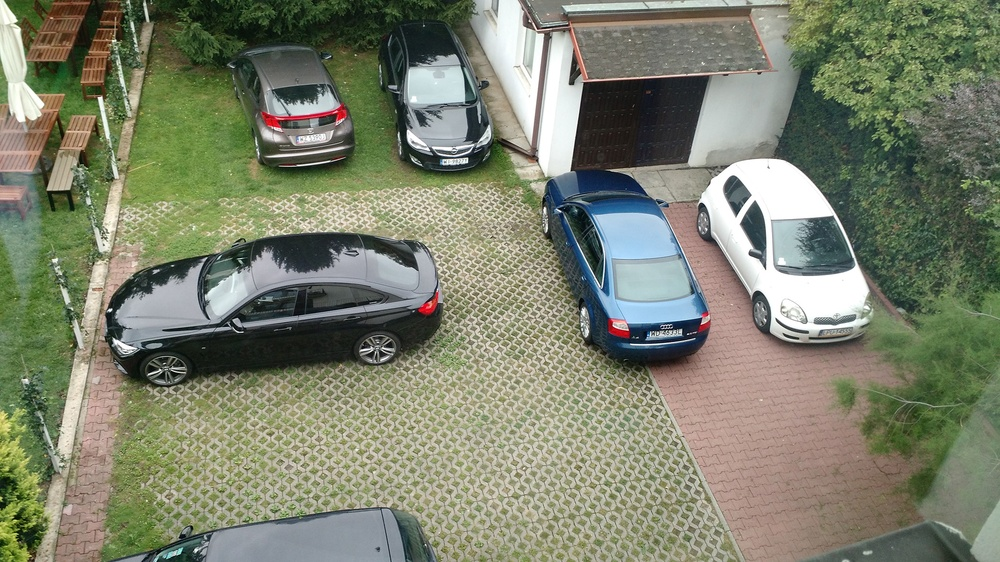
#> input picture static-image_2048.jpg, 1000 x 562 px, shrunk from 2048 x 1152 before the run
$ python camera_local_img2.py   (older library calls are emulated)
#> lines starting #> are read from the running program, lines starting #| are printed output that depends on the picture; after the words box and inside, x2 and y2 are one past the last pixel; in counts of white or black regions, pixels touching at a corner belong together
# import the necessary packages
import cv2
import numpy as np

clasificators = ['cars', 'cas1']
clasificator = clasificators[1]

if clasificator is 'cars':
    cascade_src = './cars.xml'
elif clasificator is 'cas1':
    cascade_src = './cas1.xml'


car_cascade = cv2.CascadeClassifier(cascade_src)

# grab the raw NumPy array representing the image,
# then initialize the timestamp, and occupied/unoccupied text
image = cv2.imread('./static-image_2048.jpg')
#> image is the input picture: shape (562, 1000, 3); mean B, G, R 109.5, 130.1, 125.2

original = np.copy(image)

if image is None:
    print('Can not read/find the image.')
    exit(-1)

gray = cv2.cvtColor(image, cv2.COLOR_BGR2GRAY)
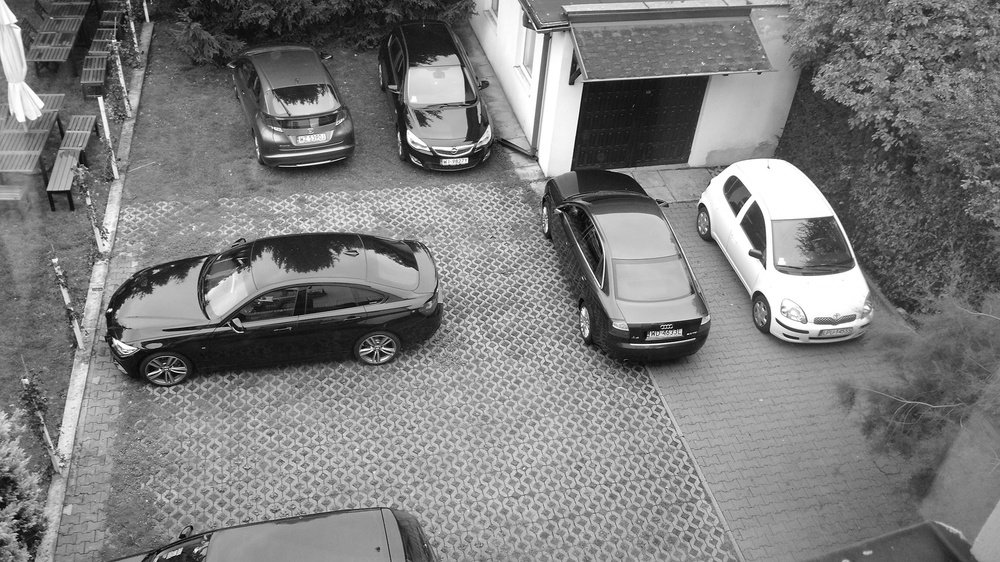
#> gray: shape (562, 1000); min 0, max 255, mean 126.3
blurred = cv2.GaussianBlur(gray, (13, 13), 0)
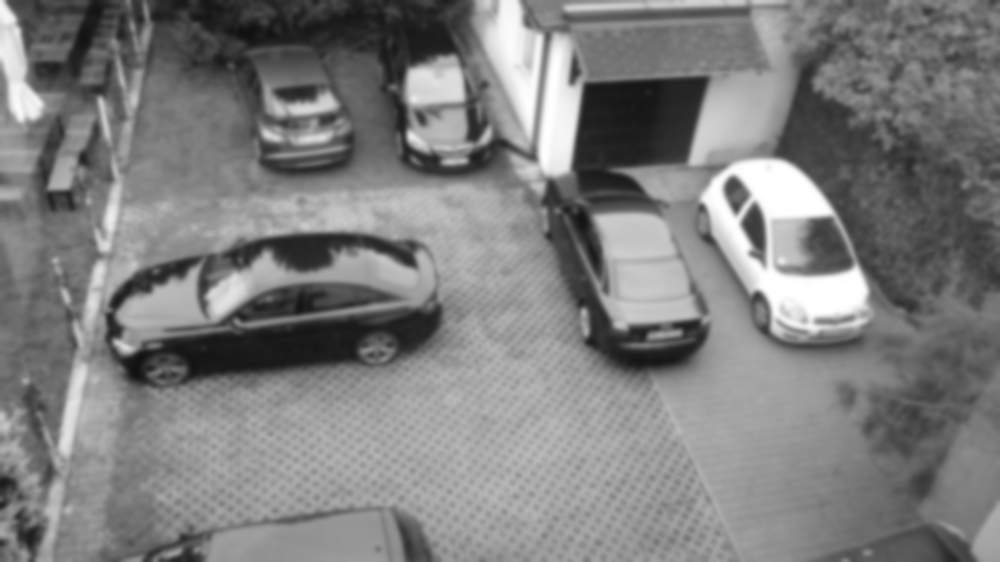
#> blurred: shape (562, 1000); min 16, max 255, mean 126.3

# changed_image = cv2.Canny(blurred, 10, 200)
# edges = cv2.Canny(blurred, 10, 300)

changed_image = cv2.fastNlMeansDenoising(blurred, None, 7, 21, 8)

# changed_image = gray
# cv2.imwrite('./last_image.jpg', changed_image, [int(cv2.IMWRITE_JPEG_QUALITY), 10])


if clasificator is 'cars':
    cars = car_cascade.detectMultiScale(changed_image,
                                        scaleFactor=1.1,
                                        minNeighbors=1,
                                        minSize=(150, 150))

elif clasificator is 'cas1':
    cars = car_cascade.detectMultiScale(changed_image,
                                        scaleFactor=1.1515,
                                        minNeighbors=3,
                                        minSize=(150, 150),
                                        flags=cv2.cv.CV_HAAR_SCALE_IMAGE)
#> cars = [[730, 179, 186, 186], [560, 203, 182, 182]]

for (x, y, w, h) in cars:
    cv2.rectangle(image, (x, y), (x+w, y+h), (0, 0, 255), 4)
#> this loop made 2 passes
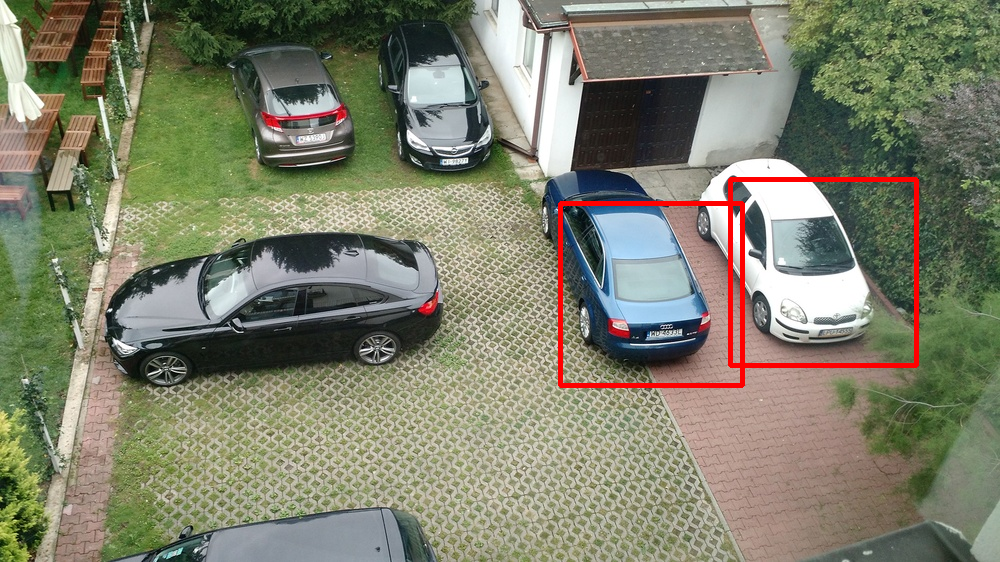
#> image: shape (562, 1000, 3); 1.3% of pixels changed, all inside (x1, y1, x2, y2) = (558, 177, 919, 388)

cv2.imshow("Frame", image)

cv2.imwrite('./last_image.jpg', image, [int(cv2.IMWRITE_JPEG_QUALITY), 10])

target = open('./last_count.txt', 'w')
target.truncate()
target.write(u'{}'.format(len(cars)))
target.close()
